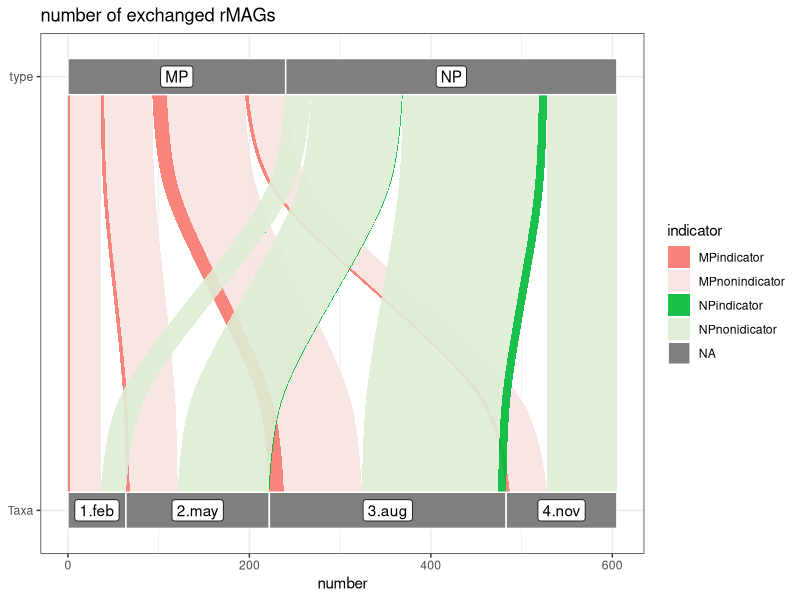
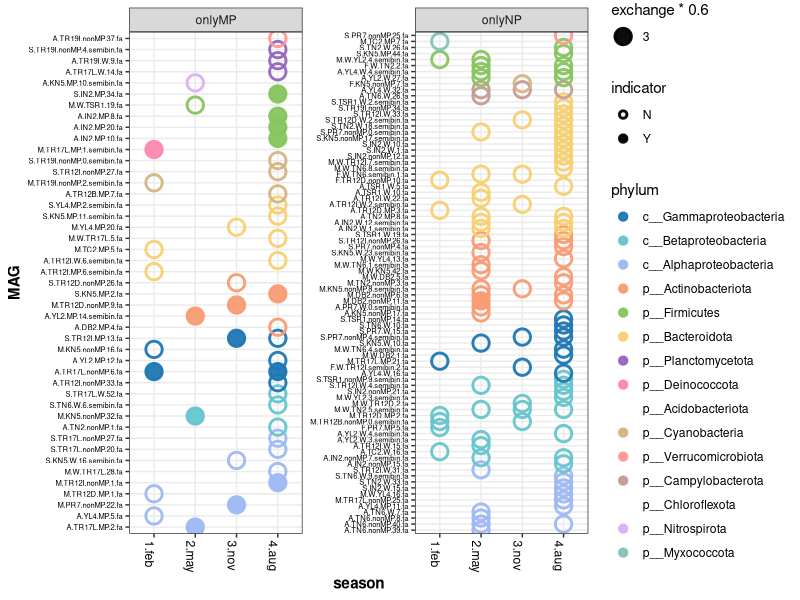

Generate these figures, in order, with R:
#sanky plot
library(ggalluvial)
sanky=read.csv("./data/sanky.exchange.csv")
sanky$type<-factor(sanky$type,levels = rev(unique(sanky$type)))
sanky$season<-factor(sanky$season,levels = rev(unique(sanky$season)))

ggplot(sanky,
       aes(y = number, axis1= season, axis2 = type)) +
  geom_alluvium(aes(fill = indicator), width = 1/12, alpha = 0.9)+
  geom_stratum(width = 1/12, color = "white",aes(fill =indicator)) +
  geom_label(stat = "stratum", infer.label = TRUE) +
  # label.strata was deprecated so I changed it to infer.label
  scale_x_discrete(limits = c("Taxa","type"), expand = c(.05, .05)) +
  scale_fill_manual(values = c("#F8766D","#F7E3E2","#00BA38","#DEEDD3"))+
  ggtitle("number of exchanged rMAGs")+coord_flip()+
  theme_bw()

#bubble plot
library(ggplot2)
bubble.exchange=read.csv("./data/unique.exchange.bubble.csv",header = T)
bubble.exchange <- bubble.exchange[order(bubble.exchange$phylum), ]
bubble.exchange$MAG=factor(bubble.exchange$MAG,levels=unique(bubble.exchange$MAG))

ggplot(bubble.exchange[,1:6],aes(x=season,y=MAG,size=exchange*0.6,color=phylum))+
  theme_bw()+
  geom_point(aes(shape=indicator),alpha=0.95,stroke = 1.5)+
  scale_shape_manual(values = c(1,19))+
  theme(axis.text.x = element_text(angle = 270,hjust = 0))+
  facet_wrap(~type,scales = 'free_y')+
  scale_color_manual(values = c('#1F77B4FF',"#66C5CCFF","#9EB9F3FF","#F89C74FF","#87C55FFF" ,"#F6CF71FF","#9467BDFF" ,"#FE88B1FF","#C9DB74FF","#D3B484FF","#FF9896FF","#FFBB78FF","#C49C94FF","#98DF8AFF","#DCB0F2FF","#84c3b7"), limits = c("c__Gammaproteobacteria","c__Betaproteobacteria","c__Alphaproteobacteria","p__Actinobacteriota","p__Firmicutes","p__Bacteroidota","p__Planctomycetota","p__Deinococcota","p__Acidobacteriota","p__Cyanobacteria","p__Verrucomicrobiota","p__Acidobacteriota","p__Campylobacterota","p__Chloroflexota","p__Nitrospirota","p__Myxococcota"))+
  theme(axis.title = element_text(face="bold"), 
        axis.text.x = element_text(color="black"), 
        axis.text.y = element_text(color ="black",size=5.5))
